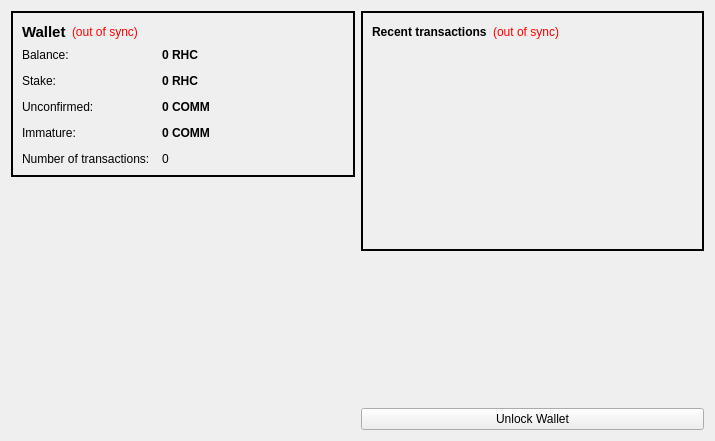
<?xml version="1.0" encoding="UTF-8"?>
<ui version="4.0">
 <class>OverviewPage</class>
 <widget class="QWidget" name="OverviewPage">
  <property name="geometry">
   <rect>
    <x>0</x>
    <y>0</y>
    <width>715</width>
    <height>441</height>
   </rect>
  </property>
  <property name="windowTitle">
   <string>Form</string>
  </property>
  <layout class="QHBoxLayout" name="horizontalLayout" stretch="1,1">
   <item>
    <layout class="QVBoxLayout" name="verticalLayout_2">
     <item>
      <widget class="QFrame" name="frame">
       <property name="styleSheet">
        <string notr="true">#frame {
border: 2px solid #010101;
}</string>
       </property>
       <property name="frameShape">
        <enum>QFrame::StyledPanel</enum>
       </property>
       <property name="frameShadow">
        <enum>QFrame::Raised</enum>
       </property>
       <layout class="QVBoxLayout" name="verticalLayout_4">
        <item>
         <layout class="QHBoxLayout" name="horizontalLayout_4">
          <item>
           <widget class="QLabel" name="label_5">
            <property name="font">
             <font>
              <pointsize>11</pointsize>
              <weight>75</weight>
              <bold>true</bold>
             </font>
            </property>
            <property name="text">
             <string>Wallet</string>
            </property>
           </widget>
          </item>
          <item>
           <widget class="QLabel" name="labelWalletStatus">
            <property name="toolTip">
             <string>The displayed information may be out of date. Your wallet automatically synchronizes with the RhinoCoin network after a connection is established, but this process has not completed yet.</string>
            </property>
            <property name="styleSheet">
             <string notr="true">QLabel { color: red; }</string>
            </property>
            <property name="text">
             <string notr="true">(out of sync)</string>
            </property>
            <property name="alignment">
             <set>Qt::AlignLeading|Qt::AlignLeft|Qt::AlignVCenter</set>
            </property>
           </widget>
          </item>
          <item>
           <spacer name="horizontalSpacer_2">
            <property name="orientation">
             <enum>Qt::Horizontal</enum>
            </property>
            <property name="sizeHint" stdset="0">
             <size>
              <width>40</width>
              <height>20</height>
             </size>
            </property>
           </spacer>
          </item>
         </layout>
        </item>
        <item>
         <layout class="QFormLayout" name="formLayout_2">
          <property name="fieldGrowthPolicy">
           <enum>QFormLayout::AllNonFixedFieldsGrow</enum>
          </property>
          <property name="horizontalSpacing">
           <number>12</number>
          </property>
          <property name="verticalSpacing">
           <number>12</number>
          </property>
          <item row="0" column="0">
           <widget class="QLabel" name="label">
            <property name="text">
             <string>Balance:</string>
            </property>
           </widget>
          </item>
          <item row="0" column="1">
           <widget class="QLabel" name="labelBalance">
            <property name="font">
             <font>
              <weight>75</weight>
              <bold>true</bold>
             </font>
            </property>
            <property name="cursor">
             <cursorShape>IBeamCursor</cursorShape>
            </property>
            <property name="toolTip">
             <string>Your current balance</string>
            </property>
            <property name="text">
             <string notr="true">0 RHC</string>
            </property>
            <property name="textInteractionFlags">
             <set>Qt::LinksAccessibleByMouse|Qt::TextSelectableByKeyboard|Qt::TextSelectableByMouse</set>
            </property>
           </widget>
          </item>
          <item row="1" column="0">
           <widget class="QLabel" name="label_6">
            <property name="text">
             <string>Stake:</string>
            </property>
           </widget>
          </item>
          <item row="1" column="1">
           <widget class="QLabel" name="labelStake">
            <property name="font">
             <font>
              <weight>75</weight>
              <bold>true</bold>
             </font>
            </property>
            <property name="cursor">
             <cursorShape>IBeamCursor</cursorShape>
            </property>
            <property name="toolTip">
             <string>Total of coins that was staked, and do not yet count toward the current balance</string>
            </property>
            <property name="text">
             <string notr="true">0 RHC</string>
            </property>
            <property name="textInteractionFlags">
             <set>Qt::LinksAccessibleByMouse|Qt::TextSelectableByKeyboard|Qt::TextSelectableByMouse</set>
            </property>
           </widget>
          </item>
          <item row="2" column="0">
           <widget class="QLabel" name="label_3">
            <property name="text">
             <string>Unconfirmed:</string>
            </property>
           </widget>
          </item>
          <item row="2" column="1">
           <widget class="QLabel" name="labelUnconfirmed">
            <property name="font">
             <font>
              <weight>75</weight>
              <bold>true</bold>
             </font>
            </property>
            <property name="cursor">
             <cursorShape>IBeamCursor</cursorShape>
            </property>
            <property name="toolTip">
             <string>Total of transactions that have yet to be confirmed, and do not yet count toward the current balance</string>
            </property>
            <property name="text">
             <string notr="true">0 COMM</string>
            </property>
            <property name="textInteractionFlags">
             <set>Qt::LinksAccessibleByMouse|Qt::TextSelectableByKeyboard|Qt::TextSelectableByMouse</set>
            </property>
           </widget>
          </item>
          <item row="3" column="0">
           <widget class="QLabel" name="labelImmatureText">
            <property name="text">
             <string>Immature:</string>
            </property>
           </widget>
          </item>
          <item row="3" column="1">
           <widget class="QLabel" name="labelImmature">
            <property name="font">
             <font>
              <weight>75</weight>
              <bold>true</bold>
             </font>
            </property>
            <property name="toolTip">
             <string>Mined balance that has not yet matured</string>
            </property>
            <property name="text">
             <string notr="true">0 COMM</string>
            </property>
            <property name="textInteractionFlags">
             <set>Qt::LinksAccessibleByMouse|Qt::TextSelectableByKeyboard|Qt::TextSelectableByMouse</set>
            </property>
           </widget>
          </item>
          <item row="4" column="0">
           <widget class="QLabel" name="label_2">
            <property name="text">
             <string>Number of transactions:</string>
            </property>
           </widget>
          </item>
          <item row="4" column="1">
           <widget class="QLabel" name="labelNumTransactions">
            <property name="toolTip">
             <string>Total number of transactions in wallet</string>
            </property>
            <property name="text">
             <string notr="true">0</string>
            </property>
           </widget>
          </item>
         </layout>
        </item>
       </layout>
      </widget>
     </item>
     <item>
      <spacer name="verticalSpacer">
       <property name="orientation">
        <enum>Qt::Vertical</enum>
       </property>
       <property name="sizeHint" stdset="0">
        <size>
         <width>20</width>
         <height>40</height>
        </size>
       </property>
      </spacer>
     </item>
     <item>
      <widget class="QLabel" name="label_6">
       <property name="text">
        <string/>
       </property>
       <property name="pixmap">
        <pixmap resource="../bitcoin.qrc">:/images/backg</pixmap>
       </property>
       <property name="scaledContents">
        <bool>false</bool>
       </property>
       <property name="alignment">
        <set>Qt::AlignCenter</set>
       </property>
       <property name="margin">
        <number>-2</number>
       </property>
      </widget>
     </item>
    </layout>
   </item>
   <item>
    <layout class="QVBoxLayout" name="verticalLayout_3">
     <item>
      <widget class="QFrame" name="frame_2">
       <property name="styleSheet">
        <string notr="true">#frame_2 {
border: 2px solid #010101;
}</string>
       </property>
       <property name="frameShape">
        <enum>QFrame::StyledPanel</enum>
       </property>
       <property name="frameShadow">
        <enum>QFrame::Raised</enum>
       </property>
       <layout class="QVBoxLayout" name="verticalLayout">
        <item>
         <layout class="QHBoxLayout" name="horizontalLayout_2">
          <item>
           <widget class="QLabel" name="label_4">
            <property name="text">
             <string>&lt;b&gt;Recent transactions&lt;/b&gt;</string>
            </property>
           </widget>
          </item>
          <item>
           <widget class="QLabel" name="labelTransactionsStatus">
            <property name="toolTip">
             <string>The displayed information may be out of date. Your wallet automatically synchronizes with the RhinoCoin network after a connection is established, but this process has not completed yet.</string>
            </property>
            <property name="styleSheet">
             <string notr="true">QLabel { color: red; }</string>
            </property>
            <property name="text">
             <string notr="true">(out of sync)</string>
            </property>
            <property name="alignment">
             <set>Qt::AlignRight|Qt::AlignTrailing|Qt::AlignVCenter</set>
            </property>
           </widget>
          </item>
          <item>
           <spacer name="horizontalSpacer">
            <property name="orientation">
             <enum>Qt::Horizontal</enum>
            </property>
            <property name="sizeHint" stdset="0">
             <size>
              <width>40</width>
              <height>20</height>
             </size>
            </property>
           </spacer>
          </item>
         </layout>
        </item>
        <item>
         <widget class="QListView" name="listTransactions">
          <property name="styleSheet">
           <string notr="true">QListView { background: transparent; }</string>
          </property>
          <property name="frameShape">
           <enum>QFrame::NoFrame</enum>
          </property>
          <property name="verticalScrollBarPolicy">
           <enum>Qt::ScrollBarAlwaysOff</enum>
          </property>
          <property name="horizontalScrollBarPolicy">
           <enum>Qt::ScrollBarAlwaysOff</enum>
          </property>
          <property name="selectionMode">
           <enum>QAbstractItemView::NoSelection</enum>
          </property>
         </widget>
        </item>
       </layout>
      </widget>
     </item>
     <item>
      <spacer name="verticalSpacer_2">
       <property name="orientation">
        <enum>Qt::Vertical</enum>
       </property>
       <property name="sizeHint" stdset="0">
        <size>
         <width>20</width>
         <height>40</height>
        </size>
       </property>
      </spacer>
     </item>
     <item>
      <widget class="QPushButton" name="unlockWalletButton">
       <property name="text">
        <string>Unlock Wallet</string>
       </property>
      </widget>
     </item>
    </layout>
   </item>
  </layout>
 </widget>
 <resources>
  <include location="../bitcoin.qrc"/>
 </resources>
 <connections/>
</ui>
